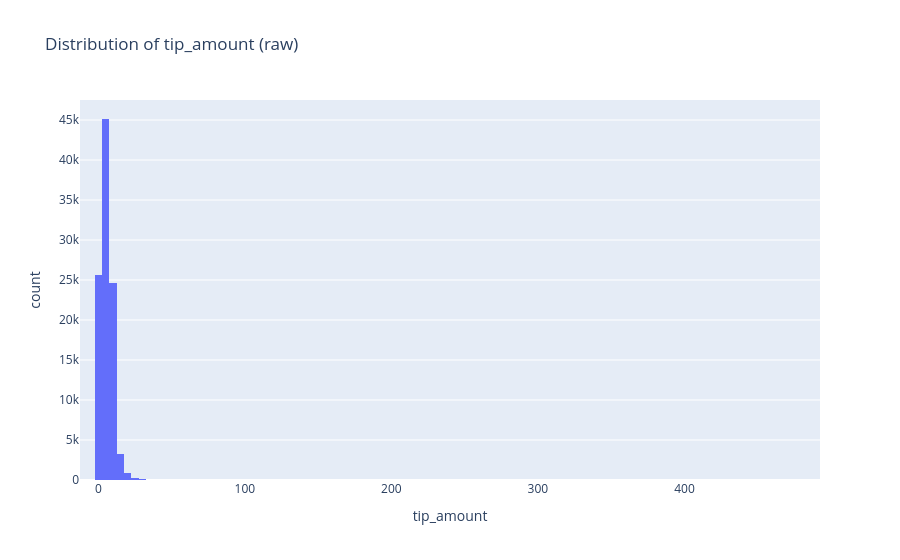

Source (notebook cell):
### Code cell
fig6 = px.histogram(
    trips_temp,
    x="tip_amount",
    nbins=100,
    title="Distribution of tip_amount (raw)"
)
fig6.show()

### Figure 1 — Plotly figure (JSON) as saved in the notebook; plotly's stock layout.template omitted (floating-point values rounded to 4 significant figures; data arrays with more than 128 entries replaced by an {"elided": "..."} marker saying what was removed)
{"data": [{"bingroup": "x", "hovertemplate": "tip_amount=%{x}<br>count=%{y}<extra></extra>", "legendgroup": "", "marker": {"color": "#636efa", "pattern": {"shape": ""}}, "name": "", "nbinsx": 100, "orientation": "v", "showlegend": false, "type": "histogram", "x": {"elided": "100000 float values"}, "xaxis": "x", "yaxis": "y"}], "layout": {"barmode": "relative", "legend": {"tracegroupgap": 0}, "title": {"text": "Distribution of tip_amount (raw)"}, "xaxis": {"anchor": "y", "domain": [0, 1], "title": {"text": "tip_amount"}}, "yaxis": {"anchor": "x", "domain": [0, 1], "title": {"text": "count"}}}}
